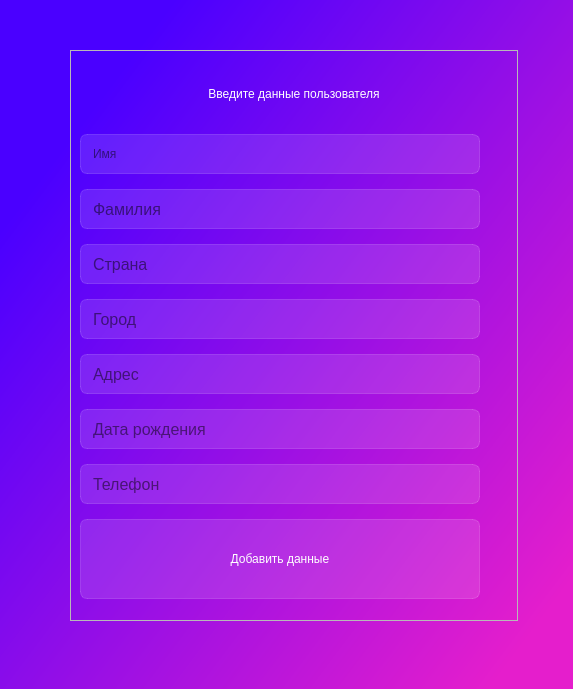
<?xml version="1.0" encoding="UTF-8"?>
<ui version="4.0">
 <class>Dialog</class>
 <widget class="QDialog" name="Dialog">
  <property name="geometry">
   <rect>
    <x>0</x>
    <y>0</y>
    <width>573</width>
    <height>689</height>
   </rect>
  </property>
  <property name="sizePolicy">
   <sizepolicy hsizetype="Fixed" vsizetype="Fixed">
    <horstretch>0</horstretch>
    <verstretch>0</verstretch>
   </sizepolicy>
  </property>
  <property name="minimumSize">
   <size>
    <width>573</width>
    <height>689</height>
   </size>
  </property>
  <property name="maximumSize">
   <size>
    <width>573</width>
    <height>689</height>
   </size>
  </property>
  <property name="mouseTracking">
   <bool>false</bool>
  </property>
  <property name="windowTitle">
   <string>insert</string>
  </property>
  <property name="styleSheet">
   <string notr="true">background-color:qlineargradient(spread:pad, x1:0.134423, y1:0.187, x2:0.935323, y2:0.909, stop:0 rgba(74, 0, 255, 255), stop:1 rgba(229, 30, 204, 255))</string>
  </property>
  <widget class="QFrame" name="frame">
   <property name="geometry">
    <rect>
     <x>70</x>
     <y>50</y>
     <width>448</width>
     <height>571</height>
    </rect>
   </property>
   <property name="styleSheet">
    <string notr="true">background-color: none;</string>
   </property>
   <property name="frameShape">
    <enum>QFrame::StyledPanel</enum>
   </property>
   <property name="frameShadow">
    <enum>QFrame::Raised</enum>
   </property>
   <layout class="QVBoxLayout" name="verticalLayout">
    <item>
     <widget class="QLabel" name="label">
      <property name="enabled">
       <bool>true</bool>
      </property>
      <property name="maximumSize">
       <size>
        <width>440</width>
        <height>50</height>
       </size>
      </property>
      <property name="styleSheet">
       <string notr="true">color:white;
background-color: none;
font: 18pt &quot;Berlin Sans FB&quot;;</string>
      </property>
      <property name="text">
       <string>Введите данные пользователя</string>
      </property>
      <property name="alignment">
       <set>Qt::AlignCenter</set>
      </property>
     </widget>
    </item>
    <item>
     <widget class="QLineEdit" name="name">
      <property name="minimumSize">
       <size>
        <width>400</width>
        <height>40</height>
       </size>
      </property>
      <property name="maximumSize">
       <size>
        <width>400</width>
        <height>40</height>
       </size>
      </property>
      <property name="styleSheet">
       <string notr="true">font-size:12pt &quot;Berlin Sans FB&quot;;
padding-left: 10px;
background-color: rgba(255,255,255,30);
border:1px solid rgba(255,255,255,40);
border-radius: 7px;</string>
      </property>
      <property name="text">
       <string/>
      </property>
      <property name="alignment">
       <set>Qt::AlignLeading|Qt::AlignLeft|Qt::AlignVCenter</set>
      </property>
      <property name="placeholderText">
       <string>Имя</string>
      </property>
     </widget>
    </item>
    <item>
     <widget class="QLineEdit" name="surname">
      <property name="minimumSize">
       <size>
        <width>400</width>
        <height>40</height>
       </size>
      </property>
      <property name="maximumSize">
       <size>
        <width>400</width>
        <height>40</height>
       </size>
      </property>
      <property name="styleSheet">
       <string notr="true">font-size:12pt;
padding-left: 10px;
background-color: rgba(255,255,255,30);
border:1px solid rgba(255,255,255,40);
border-radius: 7px;</string>
      </property>
      <property name="placeholderText">
       <string>Фамилия</string>
      </property>
     </widget>
    </item>
    <item>
     <widget class="QLineEdit" name="country">
      <property name="minimumSize">
       <size>
        <width>400</width>
        <height>40</height>
       </size>
      </property>
      <property name="maximumSize">
       <size>
        <width>400</width>
        <height>40</height>
       </size>
      </property>
      <property name="styleSheet">
       <string notr="true">font-size:12pt;
padding-left: 10px;
background-color: rgba(255,255,255,30);
border:1px solid rgba(255,255,255,40);
border-radius: 7px;
width:400;
heigth:40;</string>
      </property>
      <property name="placeholderText">
       <string>Страна</string>
      </property>
     </widget>
    </item>
    <item>
     <widget class="QLineEdit" name="city">
      <property name="minimumSize">
       <size>
        <width>400</width>
        <height>40</height>
       </size>
      </property>
      <property name="maximumSize">
       <size>
        <width>400</width>
        <height>40</height>
       </size>
      </property>
      <property name="styleSheet">
       <string notr="true">font-size:12pt;
padding-left: 10px;
background-color: rgba(255,255,255,30);
border:1px solid rgba(255,255,255,40);
border-radius: 7px;</string>
      </property>
      <property name="placeholderText">
       <string>Город</string>
      </property>
     </widget>
    </item>
    <item>
     <widget class="QLineEdit" name="address">
      <property name="minimumSize">
       <size>
        <width>400</width>
        <height>40</height>
       </size>
      </property>
      <property name="maximumSize">
       <size>
        <width>400</width>
        <height>40</height>
       </size>
      </property>
      <property name="styleSheet">
       <string notr="true">font-size:12pt;
padding-left: 10px;
background-color: rgba(255,255,255,30);
border:1px solid rgba(255,255,255,40);
border-radius: 7px;</string>
      </property>
      <property name="placeholderText">
       <string>Адрес</string>
      </property>
     </widget>
    </item>
    <item>
     <widget class="QLineEdit" name="date_of_birth">
      <property name="minimumSize">
       <size>
        <width>400</width>
        <height>40</height>
       </size>
      </property>
      <property name="maximumSize">
       <size>
        <width>400</width>
        <height>40</height>
       </size>
      </property>
      <property name="styleSheet">
       <string notr="true">font-size:12pt;
padding-left: 10px;
background-color: rgba(255,255,255,30);
border:1px solid rgba(255,255,255,40);
border-radius: 7px;</string>
      </property>
      <property name="placeholderText">
       <string>Дата рождения</string>
      </property>
     </widget>
    </item>
    <item>
     <widget class="QLineEdit" name="phone">
      <property name="minimumSize">
       <size>
        <width>400</width>
        <height>40</height>
       </size>
      </property>
      <property name="maximumSize">
       <size>
        <width>400</width>
        <height>40</height>
       </size>
      </property>
      <property name="styleSheet">
       <string notr="true">font-size:12pt;
padding-left: 10px;
background-color: rgba(255,255,255,30);
border:1px solid rgba(255,255,255,40);
border-radius: 7px;</string>
      </property>
      <property name="placeholderText">
       <string>Телефон</string>
      </property>
     </widget>
    </item>
    <item>
     <widget class="QPushButton" name="pushButton">
      <property name="maximumSize">
       <size>
        <width>400</width>
        <height>80</height>
       </size>
      </property>
      <property name="styleSheet">
       <string notr="true">QPushButton{
color:white;
background-color: rgba(255,255,255,30);
border:1px solid rgba(255,255,255,40);
border-radius: 7px;
width:400px;
height:90px;
font: 14pt &quot;Berlin Sans FB&quot;;
}

QPushButton:hover{
background-color:rgba(255,255,255,40);
}

QPushButton:pressed{
background-color:rgba(255,255,255,70);
}</string>
      </property>
      <property name="text">
       <string>Добавить данные</string>
      </property>
     </widget>
    </item>
   </layout>
  </widget>
 </widget>
 <resources/>
 <connections/>
</ui>
